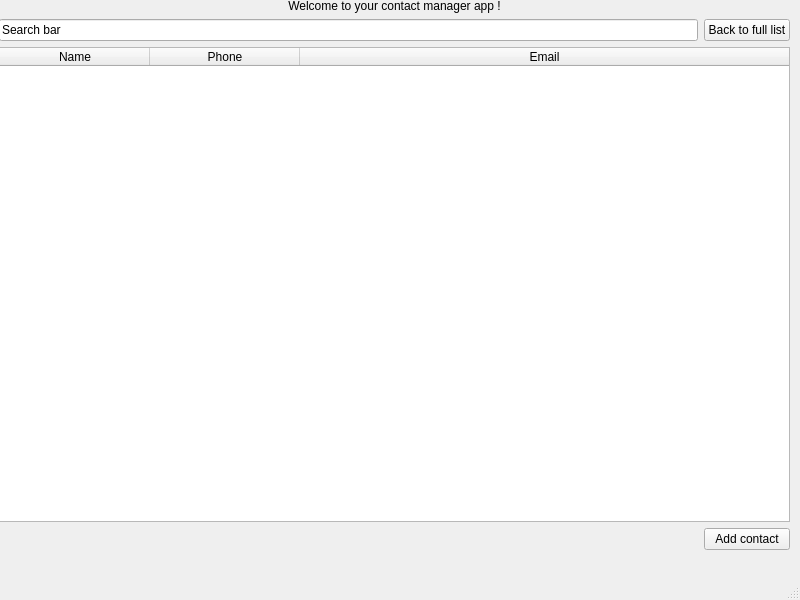
<?xml version="1.0" encoding="UTF-8"?>
<ui version="4.0">
 <class>MainWindow</class>
 <widget class="QMainWindow" name="MainWindow">
  <property name="geometry">
   <rect>
    <x>0</x>
    <y>0</y>
    <width>800</width>
    <height>600</height>
   </rect>
  </property>
  <property name="windowTitle">
   <string>MainWindow</string>
  </property>
  <widget class="QWidget" name="centralwidget">
   <widget class="QStackedWidget" name="stackedWidget">
    <property name="geometry">
     <rect>
      <x>0</x>
      <y>0</y>
      <width>791</width>
      <height>551</height>
     </rect>
    </property>
    <property name="currentIndex">
     <number>0</number>
    </property>
    <widget class="QWidget" name="page">
     <widget class="QWidget" name="gridLayoutWidget">
      <property name="geometry">
       <rect>
        <x>-1</x>
        <y>-1</y>
        <width>791</width>
        <height>551</height>
       </rect>
      </property>
      <layout class="QGridLayout" name="gridLayout">
       <item row="1" column="0">
        <widget class="QLineEdit" name="SearchBar">
         <property name="text">
          <string>Search bar</string>
         </property>
        </widget>
       </item>
       <item row="3" column="1">
        <widget class="QPushButton" name="AddContactButton">
         <property name="text">
          <string>Add contact</string>
         </property>
        </widget>
       </item>
       <item row="2" column="0" colspan="2">
        <widget class="QTableWidget" name="ContactTable">
         <property name="columnCount">
          <number>3</number>
         </property>
         <attribute name="horizontalHeaderCascadingSectionResizes">
          <bool>true</bool>
         </attribute>
         <attribute name="horizontalHeaderDefaultSectionSize">
          <number>150</number>
         </attribute>
         <attribute name="horizontalHeaderShowSortIndicator" stdset="0">
          <bool>false</bool>
         </attribute>
         <attribute name="horizontalHeaderStretchLastSection">
          <bool>true</bool>
         </attribute>
         <attribute name="verticalHeaderStretchLastSection">
          <bool>false</bool>
         </attribute>
         <column>
          <property name="text">
           <string>Name</string>
          </property>
         </column>
         <column>
          <property name="text">
           <string>Phone</string>
          </property>
         </column>
         <column>
          <property name="text">
           <string>Email</string>
          </property>
         </column>
        </widget>
       </item>
       <item row="1" column="1">
        <widget class="QPushButton" name="SearchBarCancelButton">
         <property name="text">
          <string>Back to full list</string>
         </property>
        </widget>
       </item>
       <item row="0" column="0" colspan="2">
        <widget class="QLabel" name="WelcomeLabel">
         <property name="text">
          <string>Welcome to your contact manager app !</string>
         </property>
         <property name="alignment">
          <set>Qt::AlignCenter</set>
         </property>
        </widget>
       </item>
      </layout>
     </widget>
    </widget>
   </widget>
  </widget>
  <widget class="QMenuBar" name="menubar">
   <property name="geometry">
    <rect>
     <x>0</x>
     <y>0</y>
     <width>800</width>
     <height>22</height>
    </rect>
   </property>
  </widget>
  <widget class="QStatusBar" name="statusbar"/>
 </widget>
 <resources/>
 <connections/>
</ui>
